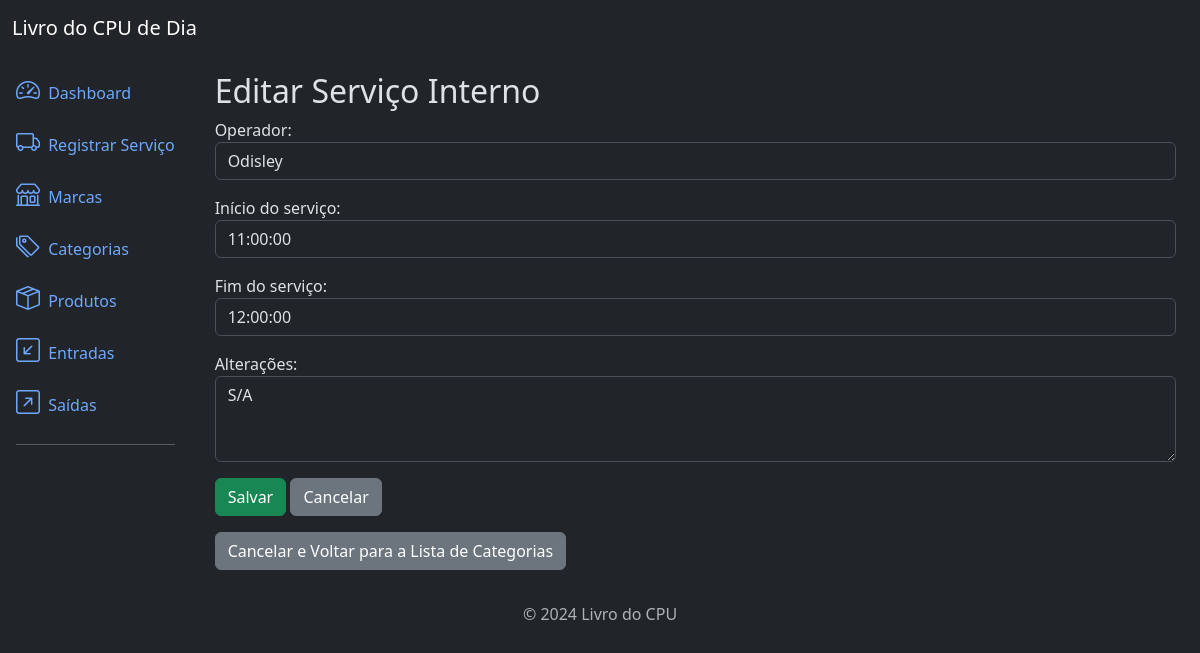
/core/servicos/1/editar/, run on the app's committed database.
### core/models.py (models this page shows)
class ServicoInterno(models.Model):
    operador = models.CharField(max_length=100)
    horario_inicio = models.TimeField()
    horario_fim = models.TimeField()
    alteracao = models.TextField(blank=True)

### core/views.py (the view)
# urls.py: path('servicos/<int:pk>/editar/', views.ServicoInternoUpdateView.as_view(), name='servicointerno_update'),  # Edição
class ServicoInternoUpdateView(UpdateView):
    model = ServicoInterno
    form_class = ServicoInternoForm
    template_name = 'core/servico_form.html'
    success_url = reverse_lazy('servicointerno_list')

### core/forms.py
class ServicoInternoForm(forms.ModelForm):
    class Meta:
        model = ServicoInterno
        fields = ['operador', 'horario_inicio', 'horario_fim', 'alteracao']
        widgets = {
            'operador': forms.TextInput(attrs={'class': 'form-control'}),
            'horario_inicio': forms.TextInput(attrs={'class': 'form-control'}),
            'horario_fim': forms.TextInput(attrs={'class': 'form-control'}),
            'alteracao': forms.Textarea(attrs={'class': 'form-control', 'rows': 3}),
        }
        labels = {
            'operador': 'Operador',
            'horario_inicio': 'Início do serviço',
            'horario_fim': 'Fim do serviço',
            'alteracao': 'Alterações',
        }

### core/templates/core/servico_form.html (shortened to what this page needs)
{% extends 'base.html' %}
{% block content %}
<div>
    <h2>Editar Serviço Interno</h2>
    <form method="post">
        {{ form.as_p }}
        <button type="submit" class="btn btn-success">Salvar</button>
        <a href="{% url 'servicointerno_list' %}" class="btn btn-secondary">Cancelar</a>
    </form>
    <a href="#" class="btn btn-secondary mt-3">Cancelar e Voltar para a Lista de Categorias</a>
</div>
{% endblock %}

### data on the page
ServicoInterno: operador "Odisley", horario_inicio "11:00:00", horario_fim "12:00:00", alteracao "S/A"
